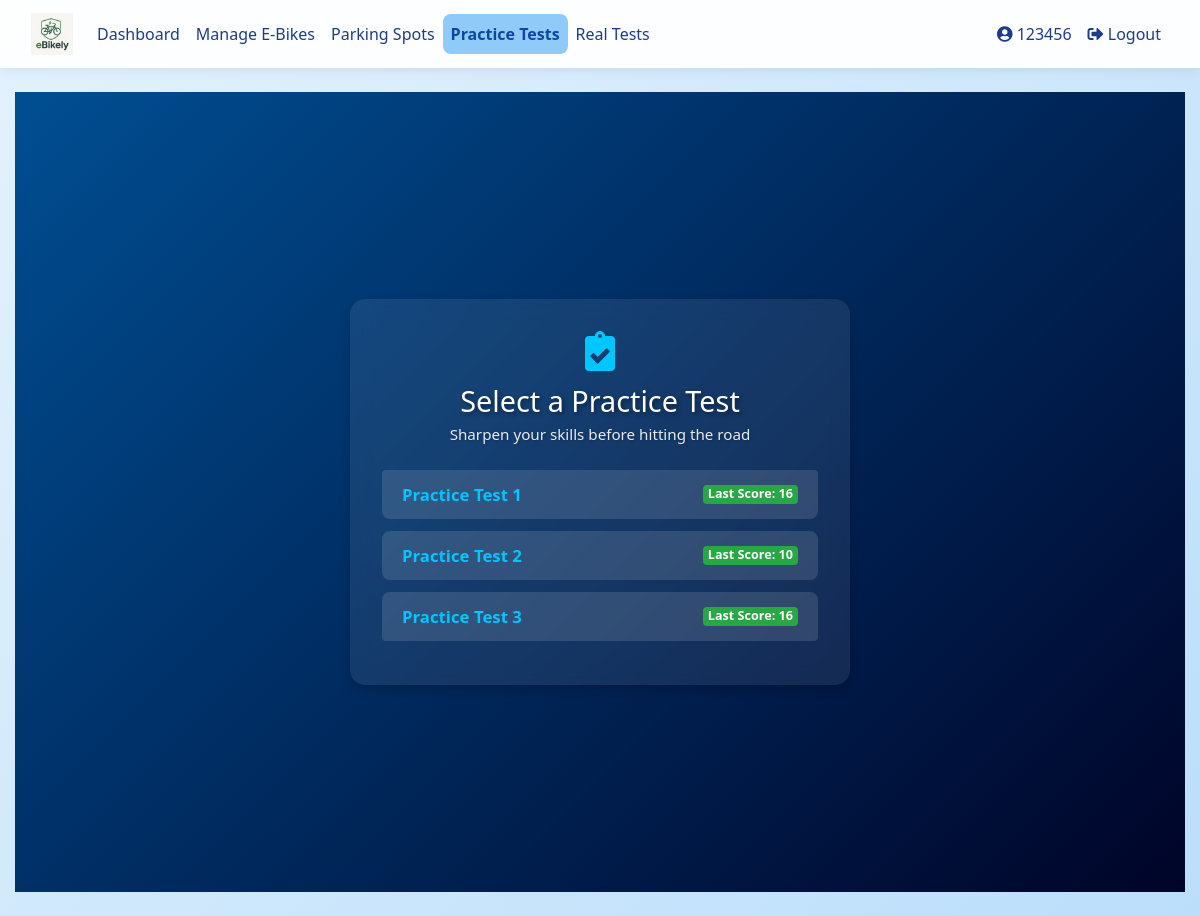
Before: /practice (signed in) with the older database file.
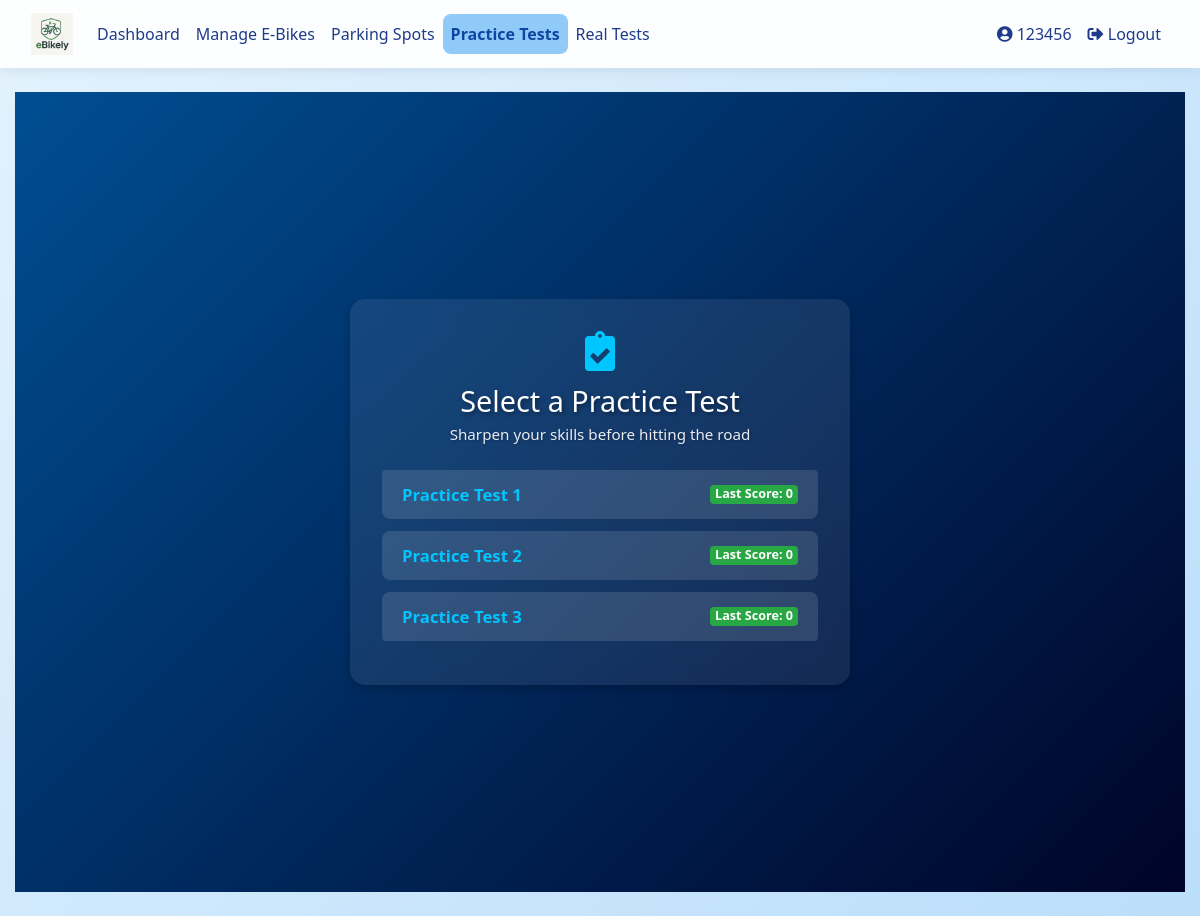
After: the same page with the newer database file.
### database_setup.py (models this page shows)
class User(Base, UserMixin):
    __tablename__ = 'users'
    id = Column(Integer, primary_key=True)
    username = Column(String(150), unique=True, nullable=False)
    email = Column(String(150), nullable=True)
    password = Column(String(150), nullable=False)
    ebikes = relationship('EBike', back_populates='owner', cascade="all, delete-orphan")
    practice_tests = relationship('PracticeTest', back_populates='user', cascade="all, delete-orphan")
    real_tests = relationship('RealTest', back_populates='user', cascade="all, delete-orphan")
    practice_attempts = relationship("PracticeAttempt", back_populates="user", cascade="all, delete-orphan")
    parking_spot = relationship("ParkingSpot", back_populates="reserved_user", uselist=False)
    role = Column(String(10))  # 'student' or 'teacher'
    department = Column(String(150))  # for teachers
    year = Column(Integer)  # for students
    house = Column(String(50))  # for students

class PracticeTest(Base):
    __tablename__ = 'practice_tests'
    id = Column(Integer, primary_key=True)
    name = Column(String(100), nullable=False)
    user_id = Column(Integer, ForeignKey('users.id'))  # <-- This line fixes the problem
    user = relationship('User', back_populates='practice_tests')  # <-- Define this side of the relationship
    questions = relationship('PracticeQuestion', back_populates='test', cascade="all, delete-orphan")

class PracticeAttempt(Base):
    __tablename__ = 'practice_attempts'
    id = Column(Integer, primary_key=True)
    user_id = Column(Integer, ForeignKey('users.id'), nullable=False)
    test_id = Column(Integer, ForeignKey('practice_tests.id'), nullable=False)
    score = Column(Integer, nullable=False)
    attempt_date = Column(DateTime, default=datetime.utcnow)
    user = relationship('User', back_populates='practice_attempts')

### app.py (the view)
@app.route('/practice', methods=['GET'])
@login_required
def practice_selection():
    session = SessionLocal()
    user = session.query(User).filter_by(id=current_user.id).first()
    tests = session.query(PracticeTest).all()
    attempts = {attempt.test_id: attempt for attempt in user.practice_attempts}
    session.close()
    return render_template('practice_selection.html', tests=tests, attempts=attempts)

### app.py (called while the page is built)
@login_manager.user_loader
def load_user(user_id):
    session = SessionLocal()
    user = session.query(User).get(int(user_id))
    session.close()
    return user

### templates/practice_selection.html (shortened to what this page needs)
{% extends "base.html" %}
{% block content %}
<div class="auth-container fade-in">
  <div class="auth-card slide-up">
    <div class="auth-header">
      <i class="fas fa-clipboard-check auth-icon"></i>
      <h1>Select a Practice Test</h1>
      <p class="subtitle">Sharpen your skills before hitting the road</p>
    </div>
    <ul class="list-group">
      {% for test in tests %}
      <li class="list-group-item d-flex justify-content-between align-items-center">
        <a href="{{ url_for('practice_quiz', test_id=test.id) }}" class="test-link">{{ test.name }}</a>
        {% if test.id in attempts %}
        <span class="badge bg-success">Last Score: {{ attempts[test.id].score }}</span>
        {% endif %}
      </li>
      {% endfor %}
    </ul>
  </div>
</div>
<link rel="stylesheet" href="https://cdnjs.cloudflare.com/ajax/libs/font-awesome/5.15.4/css/all.min.css">
{% endblock %}

### templates/base.html (shortened to what this page needs)
<!DOCTYPE html>
<html lang="en">
<head>
  <link rel="stylesheet" href="https://stackpath.bootstrapcdn.com/bootstrap/4.5.2/css/bootstrap.min.css">
  <link rel="stylesheet" href="{{ url_for('static', filename='styles.css') }}">
  <link href="https://cdnjs.cloudflare.com/ajax/libs/font-awesome/5.15.4/css/all.min.css" rel="stylesheet">
</head>
<body>
  <nav class="navbar navbar-expand-lg navbar-light">
    <div class="container-fluid">
      <a class="navbar-brand" href="{{ url_for('dashboard') }}">
        <img src="{{ url_for('static', filename='images/logo.png') }}" alt="E-Bike Manager Logo">
      </a>
      <div class="collapse navbar-collapse justify-content-between" id="navbarNav">
        <ul class="navbar-nav">
          {% if current_user.is_authenticated %}
            <li class="nav-item"><a class="nav-link {% if request.endpoint == 'dashboard' %}active{% endif %}" href="{{ url_for('dashboard') }}">Dashboard</a></li>
            <li class="nav-item"><a class="nav-link {% if request.endpoint == 'ebike_management' %}active{% endif %}" href="{{ url_for('ebike_management') }}">Manage E-Bikes</a></li>
            <li class="nav-item"><a class="nav-link {% if request.endpoint == 'parking_spots' %}active{% endif %}" href="{{ url_for('parking_spots') }}">Parking Spots</a></li>
            <li class="nav-item"><a class="nav-link {% if request.endpoint == 'practice_selection' %}active{% endif %}" href="{{ url_for('practice_selection') }}">Practice Tests</a></li>
            <li class="nav-item"><a class="nav-link {% if request.endpoint == 'real_tests' %}active{% endif %}" href="{{ url_for('real_tests') }}">Real Tests</a></li>
          {% endif %}
        </ul>
        <ul class="navbar-nav">
          {% if current_user.is_authenticated %}
            <li class="nav-item"><a class="nav-link {% if request.endpoint == 'user_profile' %}active{% endif %}" href="{{ url_for('user_profile') }}"><i class="fas fa-user-circle"></i> {{ current_user.username }}</a></li>
            <li class="nav-item"><a class="nav-link" href="{{ url_for('logout') }}"><i class="fas fa-sign-out-alt"></i> Logout</a></li>
          {% else %}
            <li class="nav-item"><a class="nav-link" href="{{ url_for('login') }}"><i class="fas fa-sign-in-alt"></i> Login</a></li>
            <li class="nav-item"><a class="nav-link" href="{{ url_for('register') }}"><i class="fas fa-user-plus"></i> Register</a></li>
          {% endif %}
        </ul>
      </div>
    </div>
  </nav>
  <div class="container my-4">
    {% block content %}{% endblock %}
  </div>
</body>
</html>

### templates/base.html (style rules this page uses)
body { min-height: 100vh; margin: 0; font-family: 'Segoe UI', sans-serif; background: linear-gradient(135deg, #e3f2fd 0%, #bbdefb 100%); color: #212529; }
.navbar { background-color: #ffffffee; backdrop-filter: blur(6px); box-shadow: 0 4px 10px rgba(0, 0, 0, 0.06); }
.navbar-brand img { height: 42px; }
.nav-link { color: #1e3a8a !important; font-weight: 500; transition: background 0.3s ease; border-radius: 0.5rem; padding: 0.5rem 0.8rem; }
.nav-link.active { background-color: #90caf9; color: #0d47a1 !important; font-weight: bold; }
.container, .container-fluid { max-width: 1200px; }
.card, .auth-card { background: #ffffff; border-radius: 1rem; box-shadow: 0 4px 12px rgba(0, 0, 0, 0.08); transition: transform 0.2s ease; }

### templates/practice_selection.html (style rules this page uses)
.auth-container { min-height: 100vh; padding: 2rem; background: linear-gradient(135deg, #004e92 0%, #000428 100%); display: flex; align-items: center; justify-content: center; }
.auth-card { background: rgba(255, 255, 255, 0.08); backdrop-filter: blur(10px); padding: 2rem; border-radius: 15px; width: 100%; max-width: 500px; box-shadow: 0 4px 10px rgba(0, 0, 0, 0.2); }
.auth-header { text-align: center; margin-bottom: 1.5rem; color: white; }
.auth-icon { font-size: 2.5rem; margin-bottom: 0.8rem; color: #00c6ff; }
.auth-header h1 { font-size: 1.8rem; margin-bottom: 0.3rem; text-shadow: 2px 2px 4px rgba(0, 0, 0, 0.4); }
.subtitle { font-size: 0.95rem; opacity: 0.9; text-shadow: 1px 1px 3px rgba(0, 0, 0, 0.3); }
.list-group { background: transparent; }
.list-group-item { background: rgba(255, 255, 255, 0.12); border: none; margin-bottom: 12px; font-size: 1.05rem; color: #fff; border-radius: 8px; display: flex; justify-content: space-between; align-items: center; }
.test-link { color: #00c6ff; font-weight: bold; text-decoration: none; }
.badge { background-color: #00c6ff; font-weight: bold; }
.bg-success { background-color: #28a745 !important; }
.fade-in { animation: fadeIn 0.8s ease forwards; }
.slide-up { animation: slideUp 0.5s ease forwards; }

Changed rows visible on the page:
no longer on this page (row unchanged): PracticeAttempt: score "16"
no longer on this page (row unchanged): PracticeAttempt: score "10"
no longer on this page (row unchanged): PracticeAttempt: score "16"
added PracticeAttempt: score "0"
added PracticeAttempt: score "0"
added PracticeAttempt: score "0"
